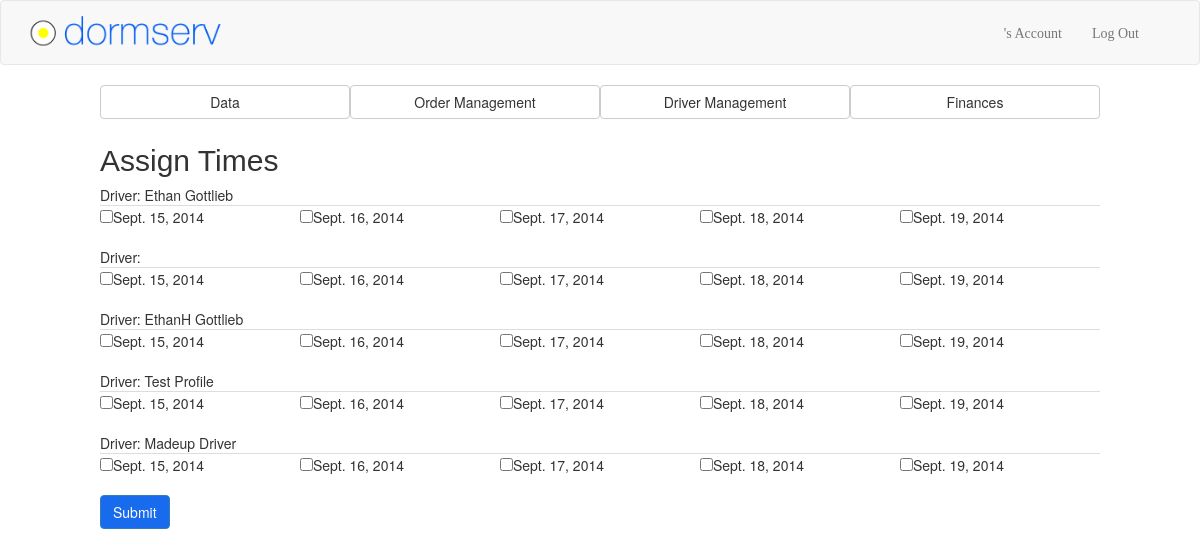
The page /dashboard/dashboard/assign_times on the database its author committed.
### drivers/models.py (models this page shows, shortened)
class DriverProfile(models.Model):
	North_Carolina = 'NC'
	STATES = (
		(North_Carolina, 'NC'),
	)
	user = models.ForeignKey(User)
	city = models.CharField(max_length=50)
	state = models.CharField(max_length=2, choices=STATES)
	restaurant = models.ForeignKey(Restaurant)
	total_deliveries = models.IntegerField(default=0)
	avg_delivery_time = models.IntegerField(default=0)
	avg_rating = models.IntegerField(default=0)

### dashboard/views.py (the view)
def assign_times(request):
	context = RequestContext(request)
	user = request.user
	today = datetime.date.today()
	current_week = datetime.date.today().isocalendar()[1]
	mon_date = today - datetime.timedelta(days=today.weekday())
	if datetime.date.today().isocalendar()[2] == 5 or datetime.date.today().isocalendar()[2] == 6 or datetime.date.today().isocalendar()[2] == 7:
		current_week = datetime.date.today().isocalendar()[1] + 1
		mon_date = today + datetime.timedelta(days=-today.weekday(), weeks=1)
	days = []
	for i in range(0,5):
		to_add = mon_date + datetime.timedelta(days=i)
		days.append(to_add)
	return render_to_response(
		"assign_times.html",
		{'drivers':DriverProfile.objects.all(),
		'days':days,},
		context)

### dashboard/templates/assign_times.html (shortened to what this page needs)
<!DOCTYPE html>
{% load staticfiles %}
<link rel="stylesheet" type="text/css" href="{% static 'users/css/dormserv.css' %}"/>
<html>
    <head>
    </head>
    <body>
    {% include 'head.html' %}
    <div id="wrap">
    	{% include 'dash_toolbar.html' %}
		<h2>Assign Times</h2>
        <form action="/dashboard/drivers/assign_times/process_driver_add/" method="POST" id="driver-form">
        {% for driver in drivers %}
        Driver: {{ driver.user.first_name }} {{ driver.user.last_name }}<br>
        <table class="table">
        <tr>
            {% for day in days %}
            <td><input type="checkbox" name="{{day.isoformat}}:{{driver.id}}" value="{{day}}:{{driver.id}}">{{ day }}<br></td>
            {% endfor %}
        </tr>
        </table><br>
        {% endfor %}
        <button type="submit" class="btn btn-primary">Submit</button>
        </form>
    </div>
	</body>
</html>

### cal/templates/head.html
{% load staticfiles %}
<link rel="stylesheet" type="text/css" href="{% static 'users/css/dormserv.css' %}"/>
<link rel="stylesheet" type="text/css" href="{% static 'users/css/bootstrap.css' %}"/>
<div id="upper_nav">
  <nav class="navbar navbar-default" role="navigation">
    <div class="collapse navbar-collapse" id="bs-example-navbar-collapse-1">
      <a class="navbar-brand" href="/"><div class="imagewrapper2"><img src="{% static "users/images/ds.png" %}" alt="dormserv"/></div></a>
      <ul class="nav navbar-nav navbar-right">
      <li><a href="/account/">{{ user.first_name }}'s Account</a></li>
      <li><a href="/logout/">Log Out</a></li>
      </ul>
    </div>
  </nav>
</div>

### dashboard/templates/dash_toolbar.html
{% load staticfiles %}
<link rel="stylesheet" type="text/css" href="{% static 'users/css/dormserv.css' %}"/>
<link rel="stylesheet" type="text/css" href="{% static 'users/css/bootstrap.css' %}"/>
<div id="wrap">
	<div class="btn-group btn-group-justified">
	  <div class="btn-group">
	    <a href="/dashboard/data"><button type="button" class="btn btn-default">Data</button></a>
	  </div>
	  <div class="btn-group">
	    <a href="/dashboard/order_management"><button type="button" class="btn btn-default">Order Management</button></a>
	  </div>
	  <div class="btn-group">
		<a href="/dashboard/drivers"><button type="button" class="btn btn-default">Driver Management</button></a>
	  </div>
	  <div class="btn-group">
	    <a href="/dashboard/finances"><button type="button" class="btn btn-default">Finances</button></a>
	  </div>
</div><br>

### users/static/users/css/dormserv.css (style rules this page uses)
body, html { margin:0; padding:0; color:#000; }
h1, h2 { font-family: Avenir; font-weight: normal; }
h2, h3 { color: #9A9A9A; }
td { margin-top: 3px; width: 500px; }
table { padding-bottom: 5px }
a:link { color:#01467d; }
#wrap { width:1000px; margin:0 auto; padding-bottom:90px; }
.navbar-nav { font-family: Avenir; font-size: 14px; }
.imagewrapper2 { width: 215px; margin:0 auto; line-height: 0px; }
.imagewrapper2 > img { max-width: 100%; width: auto; }
.navbar-right { padding-right: 30px; }

### rows shown on the page
DriverProfile: user.first_name "Ethan", user.last_name "Gottlieb", days "Sept. 15, 2014" "Sept. 16, 2014" "Sept. 17, 2014" "Sept. 18, 2014" "Sept. 19, 2014"
DriverProfile: days "Sept. 15, 2014" "Sept. 16, 2014" "Sept. 17, 2014" "Sept. 18, 2014" "Sept. 19, 2014"
DriverProfile: user.first_name "EthanH", user.last_name "Gottlieb", days "Sept. 15, 2014" "Sept. 16, 2014" "Sept. 17, 2014" "Sept. 18, 2014" "Sept. 19, 2014"
DriverProfile: user.first_name "Test", user.last_name "Profile", days "Sept. 15, 2014" "Sept. 16, 2014" "Sept. 17, 2014" "Sept. 18, 2014" "Sept. 19, 2014"
DriverProfile: user.first_name "Madeup", user.last_name "Driver", days "Sept. 15, 2014" "Sept. 16, 2014" "Sept. 17, 2014" "Sept. 18, 2014" "Sept. 19, 2014"
